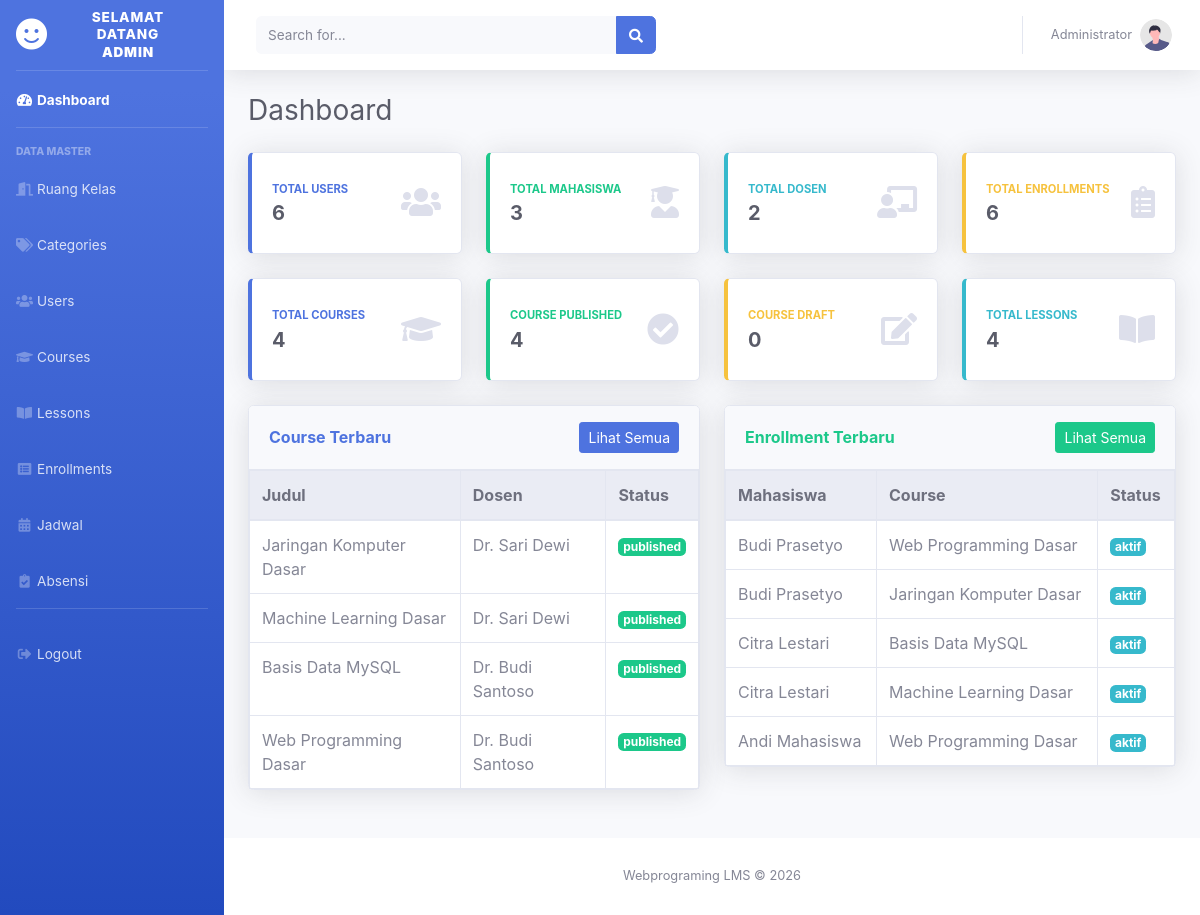
/layout.php (signed in), run on the app's committed database.
### tables this page shows
CREATE TABLE `courses` (
  `id` int NOT NULL AUTO_INCREMENT,
  `teacher_id` int NOT NULL,
  `category_id` int DEFAULT NULL,
  `judul` varchar(255) NOT NULL,
  `deskripsi` text,
  `gambar_cover` varchar(255) DEFAULT NULL,
  `harga` decimal(10,2) DEFAULT '0.00',
  `status` enum('draft','published') DEFAULT 'draft',
  `created_at` timestamp NULL DEFAULT CURRENT_TIMESTAMP,
  PRIMARY KEY (`id`),
  KEY `teacher_id` (`teacher_id`),
  KEY `category_id` (`category_id`),
  CONSTRAINT `courses_ibfk_1` FOREIGN KEY (`teacher_id`) REFERENCES `users` (`id`) ON DELETE CASCADE,
  CONSTRAINT `courses_ibfk_2` FOREIGN KEY (`category_id`) REFERENCES `categories` (`id`) ON DELETE SET NULL
);

CREATE TABLE `users` (
  `id` int NOT NULL AUTO_INCREMENT,
  `nama_lengkap` varchar(100) NOT NULL,
  `email` varchar(100) NOT NULL,
  `password` varchar(255) NOT NULL,
  `role` enum('admin','dosen','mahasiswa') DEFAULT 'mahasiswa',
  `foto_profil` varchar(255) DEFAULT 'default.jpg',
  `created_at` timestamp NULL DEFAULT CURRENT_TIMESTAMP,
  PRIMARY KEY (`id`),
  UNIQUE KEY `email` (`email`)
);

CREATE TABLE `enrollments` (
  `id` int NOT NULL AUTO_INCREMENT,
  `user_id` int NOT NULL,
  `course_id` int NOT NULL,
  `tgl_daftar` datetime DEFAULT CURRENT_TIMESTAMP,
  `status_belajar` enum('aktif','selesai') DEFAULT 'aktif',
  `nilai_akhir` decimal(5,2) DEFAULT NULL,
  `catatan_dosen` text,
  PRIMARY KEY (`id`),
  UNIQUE KEY `unique_enrollment` (`user_id`,`course_id`),
  KEY `course_id` (`course_id`),
  CONSTRAINT `enrollments_ibfk_1` FOREIGN KEY (`user_id`) REFERENCES `users` (`id`) ON DELETE CASCADE,
  CONSTRAINT `enrollments_ibfk_2` FOREIGN KEY (`course_id`) REFERENCES `courses` (`id`) ON DELETE CASCADE
);

### koneksi/koneksi.php (called while the page is built, shortened)
<?php
$db_driver = getenv('APP_DB') ?: 'mysql';
$db_type = $db_driver === 'sqlite' ? 'sqlite' : 'mysql';
class DbResult {
    public array $rows;
    private int $index = 0;
    public function __construct(array $rows = []) {
        $this->rows = $rows;
    }
    public function fetch_assoc(): ?array {
        if ($this->index >= count($this->rows)) {
            return null;
        }
        return $this->rows[$this->index++];
    }
}
function db_query(PDO $db, string $sql): DbResult|bool {
    $statement = $db->query(db_translate_sql($sql));
    return new DbResult($statement->fetchAll(PDO::FETCH_ASSOC));
}
function db_fetch_assoc(DbResult|false $result): ?array {
    return $result ? $result->fetch_assoc() : null;
}
function db_translate_sql(string $sql): string {
    global $db_type;
    if ($db_type !== 'sqlite') {
        return $sql;
    }
    $sql = str_replace('CURRENT_TIMESTAMP()', 'CURRENT_TIMESTAMP', $sql);
    return $sql;
}

### admin/dashboard.php (the view)
<?php
$totalUsers     = db_fetch_assoc(db_query($koneksi, "SELECT COUNT(*) total FROM users"))['total'] ?? 0;
$totalMahasiswa = db_fetch_assoc(db_query($koneksi, "SELECT COUNT(*) total FROM users WHERE role='mahasiswa'"))['total'] ?? 0;
$totalDosen     = db_fetch_assoc(db_query($koneksi, "SELECT COUNT(*) total FROM users WHERE role='dosen'"))['total'] ?? 0;
$totalEnrollments = db_fetch_assoc(db_query($koneksi, "SELECT COUNT(*) total FROM enrollments"))['total'] ?? 0;
$totalCourses   = db_fetch_assoc(db_query($koneksi, "SELECT COUNT(*) total FROM courses"))['total'] ?? 0;
$coursePublished = db_fetch_assoc(db_query($koneksi, "SELECT COUNT(*) total FROM courses WHERE status='published'"))['total'] ?? 0;
$courseDraft    = db_fetch_assoc(db_query($koneksi, "SELECT COUNT(*) total FROM courses WHERE status='draft'"))['total'] ?? 0;
$totalLessons   = db_fetch_assoc(db_query($koneksi, "SELECT COUNT(*) total FROM lessons"))['total'] ?? 0;
$latestCourses = db_query($koneksi, "SELECT c.id, c.judul, c.status, u.nama_lengkap AS dosen FROM courses c JOIN users u ON u.id = c.teacher_id ORDER BY c.created_at DESC LIMIT 5");
$latestEnrollments = db_query($koneksi, "SELECT u.nama_lengkap AS mahasiswa, c.judul AS course, e.status_belajar FROM enrollments e JOIN users u ON u.id = e.user_id JOIN courses c ON c.id = e.course_id ORDER BY e.tgl_daftar DESC LIMIT 5");
?>
<div class="d-sm-flex align-items-center justify-content-between mb-4">
    <h1 class="h3 mb-0 text-gray-800">Dashboard</h1>
</div>
<div class="row">
    <div class="col-xl-3 col-md-6 mb-4">
        <div class="card border-left-primary shadow h-100 py-2">
            <div class="card-body">
                <div class="row no-gutters align-items-center">
                    <div class="col mr-2">
                        <div class="text-xs font-weight-bold text-primary text-uppercase mb-1">Total Users</div>
                        <div class="h5 mb-0 font-weight-bold text-gray-800"><?php echo e($totalUsers); ?></div>
                    </div>
                    <div class="col-auto"><i class="fas fa-users fa-2x text-gray-300"></i></div>
                </div>
            </div>
        </div>
    </div>
    <div class="col-xl-3 col-md-6 mb-4">
        <div class="card border-left-success shadow h-100 py-2">
            <div class="card-body">
                <div class="row no-gutters align-items-center">
                    <div class="col mr-2">
                        <div class="text-xs font-weight-bold text-success text-uppercase mb-1">Total Mahasiswa</div>
                        <div class="h5 mb-0 font-weight-bold text-gray-800"><?php echo e($totalMahasiswa); ?></div>
                    </div>
                    <div class="col-auto"><i class="fas fa-user-graduate fa-2x text-gray-300"></i></div>
                </div>
            </div>
        </div>
    </div>
    <div class="col-xl-3 col-md-6 mb-4">
        <div class="card border-left-info shadow h-100 py-2">
            <div class="card-body">
                <div class="row no-gutters align-items-center">
                    <div class="col mr-2">
                        <div class="text-xs font-weight-bold text-info text-uppercase mb-1">Total Dosen</div>
                        <div class="h5 mb-0 font-weight-bold text-gray-800"><?php echo e($totalDosen); ?></div>
                    </div>
                    <div class="col-auto"><i class="fas fa-chalkboard-teacher fa-2x text-gray-300"></i></div>
                </div>
            </div>
        </div>
    </div>
    <div class="col-xl-3 col-md-6 mb-4">
        <div class="card border-left-warning shadow h-100 py-2">
            <div class="card-body">
                <div class="row no-gutters align-items-center">
                    <div class="col mr-2">
                        <div class="text-xs font-weight-bold text-warning text-uppercase mb-1">Total Enrollments</div>
                        <div class="h5 mb-0 font-weight-bold text-gray-800"><?php echo e($totalEnrollments); ?></div>
                    </div>
                    <div class="col-auto"><i class="fas fa-clipboard-list fa-2x text-gray-300"></i></div>
                </div>
            </div>
        </div>
    </div>
</div>
<div class="row">
    <div class="col-xl-3 col-md-6 mb-4">
        <div class="card border-left-primary shadow h-100 py-2">
            <div class="card-body">
                <div class="row no-gutters align-items-center">
                    <div class="col mr-2">
                        <div class="text-xs font-weight-bold text-primary text-uppercase mb-1">Total Courses</div>
                        <div class="h5 mb-0 font-weight-bold text-gray-800"><?php echo e($totalCourses); ?></div>
                    </div>
                    <div class="col-auto"><i class="fas fa-graduation-cap fa-2x text-gray-300"></i></div>
                </div>
            </div>
        </div>
    </div>
    <div class="col-xl-3 col-md-6 mb-4">
        <div class="card border-left-success shadow h-100 py-2">
            <div class="card-body">
                <div class="row no-gutters align-items-center">
                    <div class="col mr-2">
                        <div class="text-xs font-weight-bold text-success text-uppercase mb-1">Course Published</div>
                        <div class="h5 mb-0 font-weight-bold text-gray-800"><?php echo e($coursePublished); ?></div>
                    </div>
                    <div class="col-auto"><i class="fas fa-check-circle fa-2x text-gray-300"></i></div>
                </div>
            </div>
        </div>
    </div>
    <div class="col-xl-3 col-md-6 mb-4">
        <div class="card border-left-warning shadow h-100 py-2">
            <div class="card-body">
                <div class="row no-gutters align-items-center">
                    <div class="col mr-2">
                        <div class="text-xs font-weight-bold text-warning text-uppercase mb-1">Course Draft</div>
                        <div class="h5 mb-0 font-weight-bold text-gray-800"><?php echo e($courseDraft); ?></div>
                    </div>
                    <div class="col-auto"><i class="fas fa-edit fa-2x text-gray-300"></i></div>
                </div>
            </div>
        </div>
    </div>
    <div class="col-xl-3 col-md-6 mb-4">
        <div class="card border-left-info shadow h-100 py-2">
            <div class="card-body">
                <div class="row no-gutters align-items-center">
                    <div class="col mr-2">
                        <div class="text-xs font-weight-bold text-info text-uppercase mb-1">Total Lessons</div>
                        <div class="h5 mb-0 font-weight-bold text-gray-800"><?php echo e($totalLessons); ?></div>
                    </div>
                    <div class="col-auto"><i class="fas fa-book-open fa-2x text-gray-300"></i></div>
                </div>
            </div>
        </div>
    </div>
</div>
<div class="row">
    <div class="col-lg-6 mb-4">
        <div class="card shadow mb-4">
            <div class="card-header py-3 d-flex flex-row align-items-center justify-content-between">
                <h6 class="m-0 font-weight-bold text-primary">Course Terbaru</h6>
                <a href="layout.php?page=matakuliah" class="btn btn-primary btn-sm">Lihat Semua</a>
            </div>
            <div class="card-body p-0">
                <div class="table-responsive">
                    <table class="table table-bordered mb-0">
                        <thead class="thead-light">
                            <tr><th>Judul</th><th>Dosen</th><th>Status</th></tr>
                        </thead>
                        <tbody>
                        <?php while ($c = db_fetch_assoc($latestCourses)): ?>
                            <tr>
                                <td><?php echo e($c['judul']); ?></td>
                                <td><?php echo e($c['dosen']); ?></td>
                                <td><span class="badge badge-<?php echo $c['status'] === 'published' ? 'success' : 'secondary'; ?>"><?php echo e($c['status']); ?></span></td>
                            </tr>
                        <?php endwhile; ?>
                        </tbody>
                    </table>
                </div>
            </div>
        </div>
    </div>
    <div class="col-lg-6 mb-4">
        <div class="card shadow mb-4">
            <div class="card-header py-3 d-flex flex-row align-items-center justify-content-between">
                <h6 class="m-0 font-weight-bold text-success">Enrollment Terbaru</h6>
                <a href="layout.php?page=peserta" class="btn btn-success btn-sm">Lihat Semua</a>
            </div>
            <div class="card-body p-0">
                <div class="table-responsive">
                    <table class="table table-bordered mb-0">
                        <thead class="thead-light">
                            <tr><th>Mahasiswa</th><th>Course</th><th>Status</th></tr>
                        </thead>
                        <tbody>
                        <?php while ($e = db_fetch_assoc($latestEnrollments)): ?>
                            <tr>
                                <td><?php echo e($e['mahasiswa']); ?></td>
                                <td><?php echo e($e['course']); ?></td>
                                <td><span class="badge badge-<?php echo $e['status_belajar'] === 'selesai' ? 'success' : 'info'; ?>"><?php echo e($e['status_belajar']); ?></span></td>
                            </tr>
                        <?php endwhile; ?>
                        </tbody>
                    </table>
                </div>
            </div>
        </div>
    </div>
</div>

### data on the page
courses: judul "Jaringan Komputer Dasar", teacher.nama_lengkap "Dr. Sari Dewi", status "published"
courses: judul "Machine Learning Dasar", teacher.nama_lengkap "Dr. Sari Dewi", status "published"
courses: judul "Basis Data MySQL", teacher.nama_lengkap "Dr. Budi Santoso", status "published"
courses: judul "Web Programming Dasar", teacher.nama_lengkap "Dr. Budi Santoso", status "published"
enrollments: user.nama_lengkap "Budi Prasetyo", course.judul "Web Programming Dasar", status_belajar "aktif"
enrollments: user.nama_lengkap "Budi Prasetyo", course.judul "Jaringan Komputer Dasar", status_belajar "aktif"
enrollments: user.nama_lengkap "Citra Lestari", course.judul "Basis Data MySQL", status_belajar "aktif"
enrollments: user.nama_lengkap "Citra Lestari", course.judul "Machine Learning Dasar", status_belajar "aktif"
enrollments: user.nama_lengkap "Andi Mahasiswa", course.judul "Web Programming Dasar", status_belajar "aktif"

### other printed values
$roleLabel[$role] "ADMIN"
$_SESSION['username'] "Administrator"
$totalUsers "6"
$totalMahasiswa "3"
$totalDosen "2"
$totalEnrollments "6"
$totalCourses "4"
$coursePublished "4"
$courseDraft "0"
$totalLessons "4"
